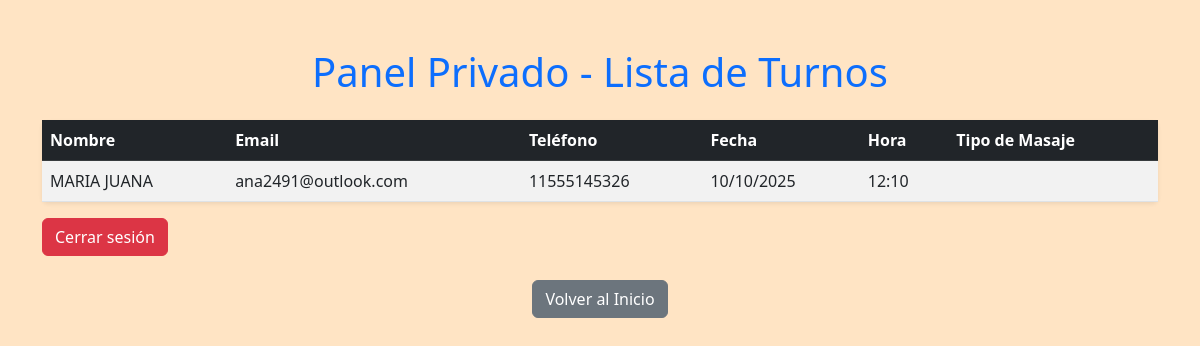
The page /polls/panel-super-privado-987/ (signed in) on the database as committed earlier.
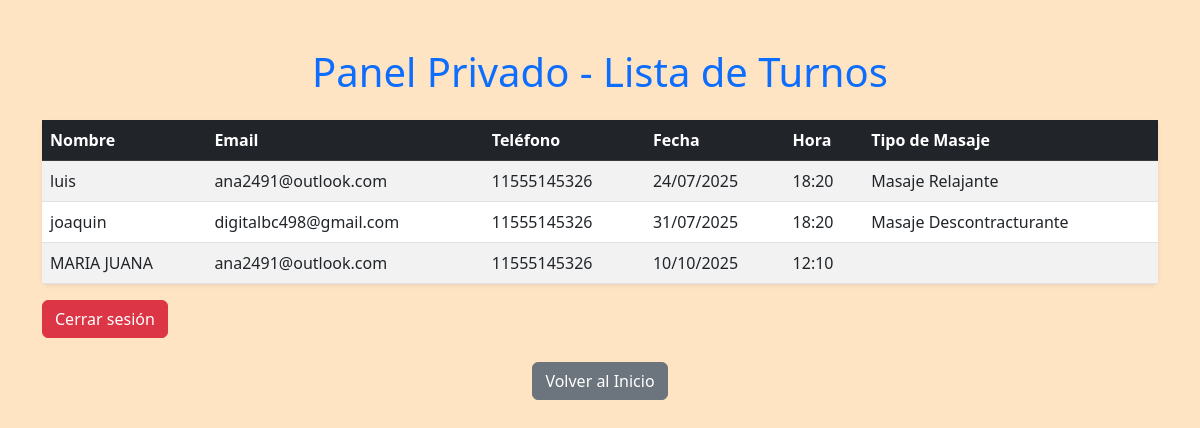
The same page on the database as committed later.
### polls/models.py (models this page shows, shortened)
class Turno(models.Model):
    nombre = models.CharField(max_length=100)
    email = models.EmailField()
    telefono = models.CharField(max_length=20)
    fecha = models.DateField()
    hora = models.TimeField()
    tipo_masaje = models.CharField(
        max_length=100,
        choices=[
            ('relajante', 'Masaje_Relajante'),
            ('descontracturante', 'Masaje_Descontracturante'),
            ('facial', 'Masaje_Facial'),
        ]
    )
    cancelado = models.BooleanField(default=False)

### polls/views.py (the view)
# urls.py: path('panel-super-privado-987/', views.panel_turnos_privado, name='panel_turnos_privado'),
@login_required(login_url='/accounts/login/')
def panel_turnos_privado(request):
    turnos = Turno.objects.all().order_by('fecha')  # o como esté tu modelo
    return render(request, 'polls/panel_turnos.html', {'turnos': turnos})

### polls/templates/polls/panel_turnos.html (shortened to what this page needs)
{% load static %}
<!DOCTYPE html>
<html lang="es">
<head>
    <link href="https://cdn.jsdelivr.net/npm/bootstrap@5.3.0/dist/css/bootstrap.min.css" rel="stylesheet" />
</head>
<body style="background:  bisque;;">
<div class="container my-5">
    <h1 class="mb-4 text-center text-primary">Panel Privado - Lista de Turnos</h1>
    <table class="table table-striped table-hover shadow-sm rounded">
        <thead class="table-dark">
            <tr>
                <th scope="col">Nombre</th>
                <th scope="col">Email</th>
                <th scope="col">Teléfono</th>
                <th scope="col">Fecha</th>
                <th scope="col">Hora</th>
                <th scope="col">Tipo de Masaje</th>
            </tr>
        </thead>
        <tbody>
        {% for turno in turnos %}
            <tr>
                <td>{{ turno.nombre }}</td>
                <td>{{ turno.email }}</td>
                <td>{{ turno.telefono }}</td>
                <td>{{ turno.fecha|date:"d/m/Y" }}</td>
                <td>{{ turno.hora|time:"H:i" }}</td>
                <td>
                    {% if turno.tipo_masaje == "relajante" %}
                        Masaje Relajante
                    {% elif turno.tipo_masaje == "descontracturante" %}
                        Masaje Descontracturante
                    {% elif turno.tipo_masaje == "facial" %}
                        Masaje Facial
                    {% else %}
                        {{ turno.tipo_masaje }}
                    {% endif %}
                </td>
            </tr>
        {% empty %}
            <tr>
                <td colspan="6" class="text-center">No hay turnos registrados.</td>
            </tr>
        {% endfor %}
        </tbody>
    </table>
    <form method="post" action="{% url 'logout' %}">
    <button type="submit" class="btn btn-danger">Cerrar sesión</button>
</form>
    <div class="text-center mt-4">
        <a href="{% url 'polls:index' %}" class="btn btn-secondary">Volver al Inicio</a>
    </div>
</div>
</body>
</html>

Rows that differ between the two databases and show on the page:
added Turno: nombre "luis", email "ana2491@outlook.com", telefono "11555145326", fecha "24/07/2025", hora "18:20", tipo_masaje "Masaje Relajante"
added Turno: nombre "joaquin", email "digitalbc498@gmail.com", telefono "11555145326", fecha "31/07/2025", hora "18:20", shows "Masaje Descontracturante"
